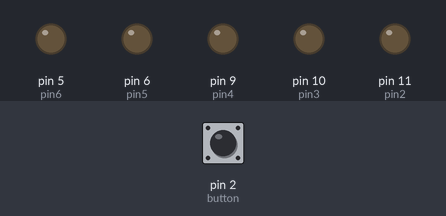
Recording of a sketch running on a simulated Arduino Uno, built with avr-gcc and run on an emulated ATmega328P. Parts: output pins drawn as LEDs (lit = HIGH). Inputs (shaded band) come from the test bench; at power-on: pin 2 (button) LOW.

Above: at 1.2 s.
1.3 s: pin 2 (button) pulled HIGH for 0.15 s
At 2.1 s:
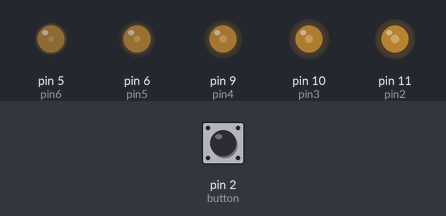
7.4 s: pin 2 (button) pulled HIGH for 3.2 s
At 17.9 s:
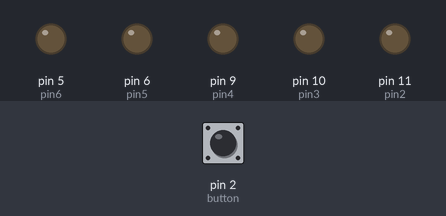
Timing chart, 0 to 18.1 s (numbered marks = the images above; inputs shaded):
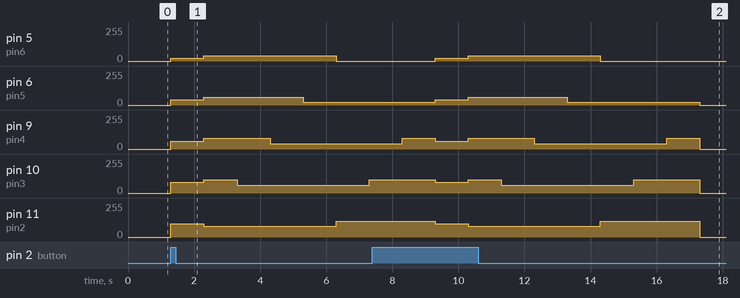

The sketch:

SS6_changeLights.ino
```cpp
const int pin1=13;
const int pin2=11;
const int pin3=10;
const int pin4=9;
const int pin5=6;
const int pin6=5;

const int button=2;
int buttState=0;

int dim = 20;
int n1 = 100;
int n2 = 80;
int n3 = 60;
int n4 = 40;
int n5 = 20;

void setup() {
  // put your setup code here, to run once:
  pinMode(buttState, INPUT);


}

void loop() {
  buttState = digitalRead(button);
  // put your main code here, to run repeatedly:
  if (buttState ==HIGH){
    digitalWrite(pin1,HIGH);//keep on
    analogWrite(pin2,n1);
    analogWrite(pin3,n2);
    analogWrite(pin4,n3);
    analogWrite(pin5,n4);
    analogWrite(pin6,n5);
    delay(1000);
    analogWrite(pin2,n1-dim);
    analogWrite(pin3,n2+dim);
    analogWrite(pin4,n3+dim);
    analogWrite(pin5,n4+dim);
    analogWrite(pin6,n5+dim);
    delay(1000);
    analogWrite(pin2,n1-dim);
    analogWrite(pin3,n2-dim);
    analogWrite(pin4,n3+dim);
    analogWrite(pin5,n4+dim);
    analogWrite(pin6,n5+dim);
    delay(1000);
    analogWrite(pin2,n1-dim);
    analogWrite(pin3,n2-dim);
    analogWrite(pin4,n3-dim);
    analogWrite(pin5,n4+dim);
    analogWrite(pin6,n5+dim);
    delay(1000);
    analogWrite(pin2,n1-dim);
    analogWrite(pin3,n2-dim);
    analogWrite(pin4,n3-dim);
    analogWrite(pin5,n4-dim);
    analogWrite(pin6,n5+dim);
    delay(1000);
    analogWrite(pin2,n1+dim);
    analogWrite(pin3,n2-dim);
    analogWrite(pin4,n3-dim);
    analogWrite(pin5,n4-dim);
    analogWrite(pin6,n5-dim);
    delay(1000);
    analogWrite(pin2,n1+dim);
    analogWrite(pin3,n2+dim);
    analogWrite(pin4,n3-dim);
    analogWrite(pin5,n4-dim);
    analogWrite(pin6,n5-dim);
    delay(1000);
    analogWrite(pin2,n1+dim);
    analogWrite(pin3,n2+dim);
    analogWrite(pin4,n3+dim);
    analogWrite(pin5,n4-dim);
    analogWrite(pin6,n5-dim);
    delay(1000);
    analogWrite(pin2,n1+dim);
    analogWrite(pin3,n2+dim);
    analogWrite(pin4,n3+dim);
    analogWrite(pin5,n4+dim);
    analogWrite(pin6,n5-dim);


  }
  else{
    digitalWrite(pin1,LOW);
    analogWrite(pin2,0);
    analogWrite(pin3,0);
    analogWrite(pin4,0);
    analogWrite(pin5,0);
    analogWrite(pin6,0);
  }


}
```

Measured:
- after the input at 1.3 s, pin 5 (pin6): 0/255 → 20/255 at once, → 40/255 1.0 s later, → 0/255 4.0 s later; pin 6 (pin5): 0/255 → 40/255 at once, → 60/255 1.0 s later, → 20/255 3.0 s later
- after the input at 7.4 s, pin 5 (pin6): 0/255 → 20/255 after 1.9 s, → 40/255 1.0 s later, → 0/255 4.0 s later; pin 6 (pin5): 20/255 → 40/255 after 1.9 s, → 60/255 1.0 s later, → 20/255 3.0 s later, → 0/255 4.0 s later; pin 11 (pin2): 120/255 → 100/255 after 1.9 s, → 80/255 1.0 s later, → 120/255 4.0 s later, → 0/255 3.0 s later
